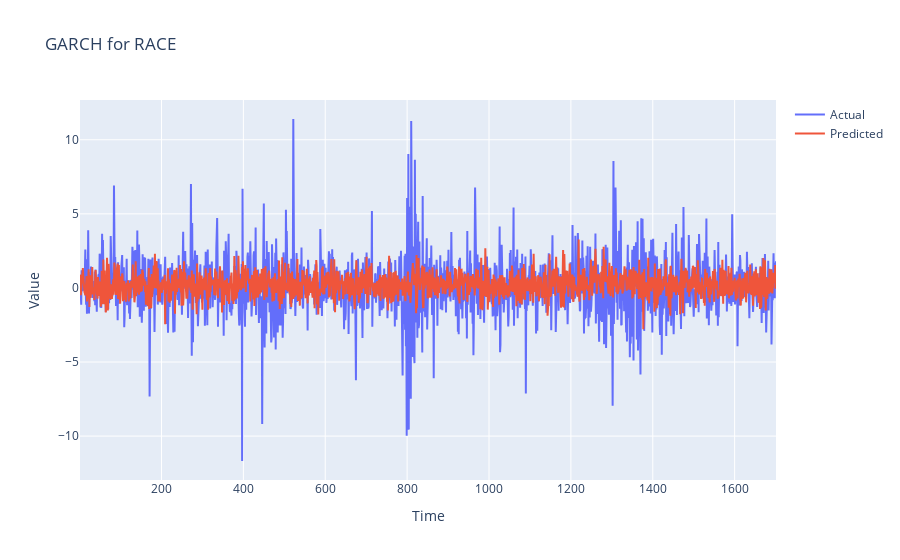

Notebook cell for this chart:
### Code cell
Y = comp1['lRETS'].dropna()
T = len(Y)

param0 = np.array([0.18, 0.27, 0.15, 0.4])
param_star = opt.minimize(GARCH, param0, method = 'BFGS' , options = {'xtol' : 1e-8, 'disp' : True})
Y_GARCH = GARCH_Prod(param_star.x,Y[1],T)
timevec = np.linspace(1,T,T)

'''fig = plt.figure(figsize = (14,6))
plt.plot(timevec, Y, 'r-', label = 'Actual')
plt.plot(timevec, Y_GARCH, 'b:', label = 'Predicted')

plt.legend(loc = 'upper right')
plt.title("GARCH Model for RACE")
plt.show()'''


import plotly.graph_objects as go

def plot_garch(timevec, actual, predicted, title='GARCH Model'):

  fig = go.Figure()

  fig.add_trace(go.Scatter(
      x=timevec,  
      y=actual,
      mode='lines',
      name='Actual'
  ))

  fig.add_trace(go.Scatter(
      x=timevec, 
      y=predicted,
      mode='lines',
      name='Predicted'
  ))

  fig.update_layout(
      title=title,
      xaxis_title='Time',
      yaxis_title='Value'
  )

  return fig


fig = plot_garch(timevec, Y, Y_GARCH, 'GARCH for RACE')
fig.show()

### Figure 1 — Plotly figure (JSON) as saved in the notebook; plotly's stock layout.template omitted (floating-point values rounded to 4 significant figures; data arrays with more than 128 entries replaced by an {"elided": "..."} marker saying what was removed)
{"data": [{"mode": "lines", "name": "Actual", "type": "scatter", "x": {"elided": "1701 int values"}, "y": {"elided": "1701 float values"}}, {"mode": "lines", "name": "Predicted", "type": "scatter", "x": {"elided": "1701 int values"}, "y": {"elided": "1701 float values"}}], "layout": {"title": {"text": "GARCH for RACE"}, "xaxis": {"title": {"text": "Time"}}, "yaxis": {"title": {"text": "Value"}}}}
